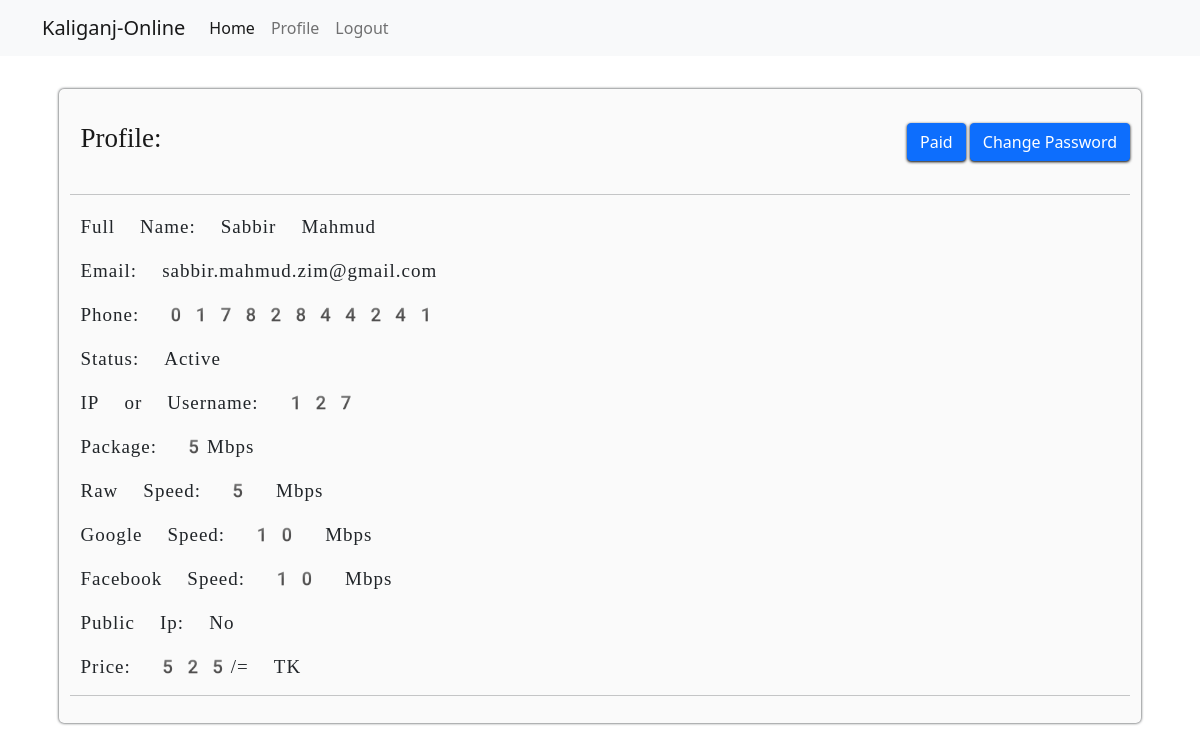
The app's page /clients/profile/user_dashboard (signed in) with its own data.
### apps/core/models.py (models this page shows, shortened)
class Isp_info(models.Model):
    name = models.CharField(max_length=200)
    address = models.CharField(max_length=200)
    phone = models.CharField(max_length=200)
    email = models.EmailField(max_length=200)
    website = models.URLField(max_length=200)

class Package(models.Model):
    choice_status = (('Active', 'Active'), ('Inactive', 'Inactive'))
    name = models.CharField(max_length=200)
    speed = models.IntegerField()
    ggc = models.IntegerField(default=10, verbose_name='GGC')
    fna = models.IntegerField(default=10, verbose_name='FNA')
    public_ip = models.BooleanField(default=False)
    status = models.CharField(max_length=100, choices=choice_status)
    price = models.IntegerField()

### apps/users/models.py (models this page shows, shortened)
class User(AbstractBaseUser):
    genders = (
        ('Male', 'Male'),
        ('Female', 'Female'),
        ('Others', 'Others'),
    )
    first_name = models.CharField(max_length=245)
    last_name = models.CharField(max_length=245)
    gender = models.CharField(max_length=245, choices=genders)
    email = models.EmailField(max_length=245, unique=True)
    phone = models.CharField(max_length=13, unique=True)
    nid = models.CharField(max_length=13, unique=True)
    timestamp = models.DateTimeField(auto_now_add=True)
    is_active = models.BooleanField(default=True)
    client = models.BooleanField(default=True)
    reseller = models.BooleanField(default=False)
    owner = models.BooleanField(default=False)
    worker = models.BooleanField(default=False)
    staff = models.BooleanField(default=False)
    admin = models.BooleanField(default=False)
    USERNAME_FIELD = 'email'
    REQUIRED_FIELDS = []
    object = UserManager()
    @property
    def is_superuser(self):
        if self.admin == True:
            return True
        else:
            return False

### apps/clients/models.py (models this page shows, shortened)
class Clients(models.Model):
    choice_status = (('Active', 'Active'), ('Inactive', 'Inactive'))
    user = models.OneToOneField(User, on_delete=models.CASCADE)
    client_id = models.IntegerField(unique=True)
    ip_username = models.CharField(max_length=20,
                                   unique=True,
                                   null=True,
                                   blank=True,
                                   verbose_name='IP/Username')
    address = models.CharField(max_length=100)
    olt_details = models.OneToOneField(Olt,
                                       on_delete=models.CASCADE,
                                       null=True,
                                       blank=True)
    onu_details = models.OneToOneField(Onu,
                                       on_delete=models.CASCADE,
                                       null=True,
                                       blank=True)
    switch_details = models.OneToOneField(Switch,
                                          on_delete=models.CASCADE,
                                          null=True,
                                          blank=True)
    router_details = models.OneToOneField(Router,
                                          on_delete=models.CASCADE,
                                          null=True,
                                          blank=True)
    package_details = models.ForeignKey(Package,
                                        on_delete=models.CASCADE,
                                        null=True,
                                        blank=True)
    pop_details = models.ForeignKey(Pop,
                                    on_delete=models.CASCADE,
                                    null=True,
                                    blank=True)
    status = models.CharField(max_length=100,
                              default='Active',
                              choices=choice_status)
    paid = models.BooleanField(default=False)
    reseller = models.ForeignKey(
        Resellers, on_delete=models.CASCADE, null=True, blank=True)
    date = models.DateTimeField(auto_now_add=True)

### apps/clients/views.py (the view)
# urls.py: path('profile/user_dashboard', views.client_profile,
@login_required(login_url='client-login')
def client_profile(request):
    isp_info = Isp_info.objects.filter(id=1).first()
    context = {'isp_info': isp_info}
    return render(request, 'clients/clients_userpage.html', context)

### apps/clients/templates/clients/clients_userpage.html (shortened to what this page needs)
{% extends 'home/home.html' %}
{% block content %}
<section>
  <div class="container">
    <div class="user-dashboard-wrapper">
      <div class="profile-title">
        <h3>Profile:</h3>
        <div>
          {% if request.user.clients.paid == False %}
            {% if request.user.worker %}
            <a class="btn btn-primary" href="{% url 'daily-invoice' %}">Invoice</a>
            {% else %}
            <a class="btn btn-primary" href="{% url 'client_logout' %}">Pay</a>
            {% endif %}
          {% else %}
          {% if request.user.worker %}
            <a class="btn btn-primary" href="{% url 'daily-invoice' %}">Invoice</a>
            {% else %}
          <a class="btn btn-primary" href="{% url 'user_dashboard' %}">Paid</a>
          {% endif %}
          {% endif %}
          <a class="btn btn-primary" href="#">Change Password</a>
        </div>
      </div>
      <hr>
      <div class="user-profile-wrapper">
        <div class="profile-details">
          <h3>Full Name: <span>{{request.user.first_name}} {{request.user.last_name}}</span></h3>
        </div>
        <div class="profile-details">
          <h3>Email: <span>{{request.user.email}}</span></h3>
        </div>
        <div class="profile-details">
          <h3>Phone: <span>{{request.user.phone}}</span></h3>
        </div>
        <div class="profile-details">
          <h3>Status: <span>{{request.user.clients.status}}</span></h3>
        </div>
        <div class="profile-details">
          <h3>IP or Username: <span>{{request.user.clients.ip_username}}</span></h3>
        </div>
        <div class="profile-details">
          <h3>Package: <span>{{request.user.clients.package_details.name}}</span></h3>
        </div>
        <div class="profile-details">
          <h3>Raw Speed: <span>{{request.user.clients.package_details.speed}} Mbps</span></h3>
        </div>
        <div class="profile-details">
          <h3>Google Speed: <span>{{request.user.clients.package_details.ggc}} Mbps</span></h3>
        </div>
        <div class="profile-details">
          <h3>Facebook Speed: <span>{{request.user.clients.package_details.fna}} Mbps</span></h3>
        </div>
        <div class="profile-details">
          <h3>Public Ip: <span>{% if request.user.clients.package_details.public_ip %}
              Yes
              {% else%}
              No
              {% endif %}</span></h3>
        </div>
        <div class="profile-details">
          <h3>Price: <span>{{request.user.clients.package_details.price}}/= TK</span></h3>
        </div>
        <hr>
      </div>
    </div>
  </div>
</section>
{% endblock content %}

### apps/home/templates/home/home.html (shortened to what this page needs)
{% load static %}
<!DOCTYPE html>
<html lang="en">
<head>
  <link href="https://cdn.jsdelivr.net/npm/bootstrap@5.0.2/dist/css/bootstrap.min.css" rel="stylesheet"
>
  <link rel="stylesheet" href="{% static 'core/client.css' %}">
</head>
<body>
  <nav class="navbar navbar-expand-lg navbar-light bg-light">
    <div class="container">
      {% if request.user.admin %}
      <a class="navbar-brand" href="{% url 'inside' %}">{{isp_info.name}}</a>
      {% else %}
      <a class="navbar-brand" href="{% url 'home-page' %}">{{isp_info.name}}</a>
      {% endif %}
      <div class="collapse navbar-collapse" id="navbarNav">
        <ul class="navbar-nav">
          <li class="nav-item">
            {% if request.user.is_superuser %}
            <a class="nav-link active" aria-current="page" href="{% url 'inside' %}">Home</a>
            {% elif request.user.worker %}
            <a class="nav-link active" aria-current="page" href="{% url 'inside' %}">Home</a>
            {% elif request.user.reseller %}
            <a class="nav-link active" aria-current="page" href="{% url 'reseller_dashboard' %}">Home</a>
            {% else %}
            <a class="nav-link active" aria-current="page" href="{% url 'home-page' %}">Home</a>
            {% endif %}
          </li>
          {% if request.user.is_authenticated %}
          <li class="nav-item">
            <a class="nav-link" href="{% url 'user_dashboard' %}">Profile</a>
          </li>
          {% endif %}
          <li class="nav-item">
            {% if request.user.is_authenticated %}
            <a class="nav-link" href="{% url 'client_logout' %}">Logout</a>
            {% else %}
            <a class="nav-link" href="{% url 'client-login' %}">log in</a>
            {% endif %}
          </li>
        </ul>
      </div>
    </div>
  </nav>
  {% block content %}{% endblock content %}
</body>
</html>

### static/core/client.css (style rules this page uses)
.user-dashboard-wrapper { background: #8080800a; box-shadow: 0px 0px 3px 0px; width: 97%; margin: auto; margin-bottom: 1.5%; margin-top: 3%; border-radius: 5px; padding: 1%; }
.profile-title { margin-top: 2%; margin-left: 1%; margin-bottom: 3%; display: flex; align-items: center; justify-content: space-between; }
.profile-title h3 { font-size: 27px; display: inline-block; font-family: emoji; color: #000000e6; }
.profile-title a { margin-right: 0; box-shadow: 0px 1px 3px 0px black; }
.profile-details h3 { margin-top: 2%; margin-left: 1%; font-size: 19px; font-family: emoji; font-weight: 500; letter-spacing: 1px; }

### records on screen
Isp_info: name "Kaliganj-Online"
User: user.first_name "Sabbir", user.last_name "Mahmud", user.email "sabbir.mahmud.zim@gmail.com", user.phone "01782844241", user.clients.status "Active", user.clients.ip_username "127", user.clients.package_details.name "5Mbps", user.clients.package_details.speed "5", user.clients.package_details.ggc "10", user.clients.package_details.fna "10", user.clients.package_details.price "525"
